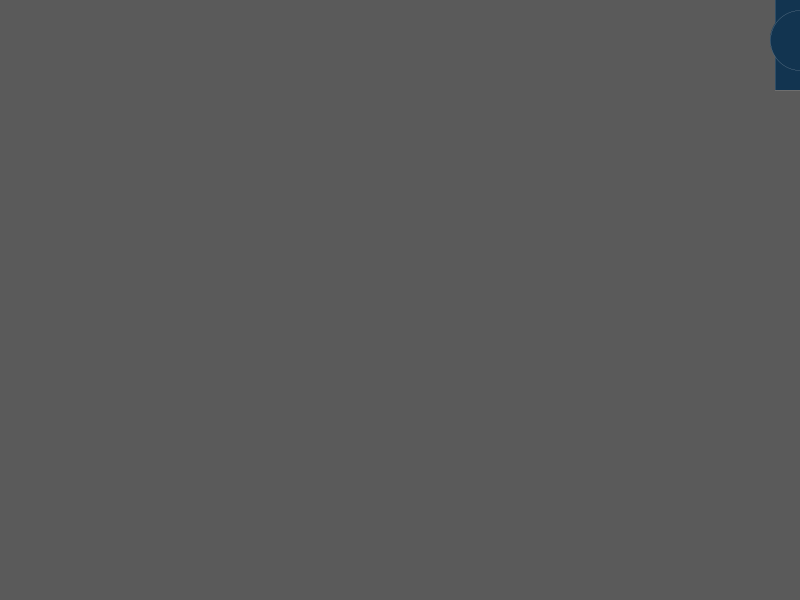
Frame 1 (no input)
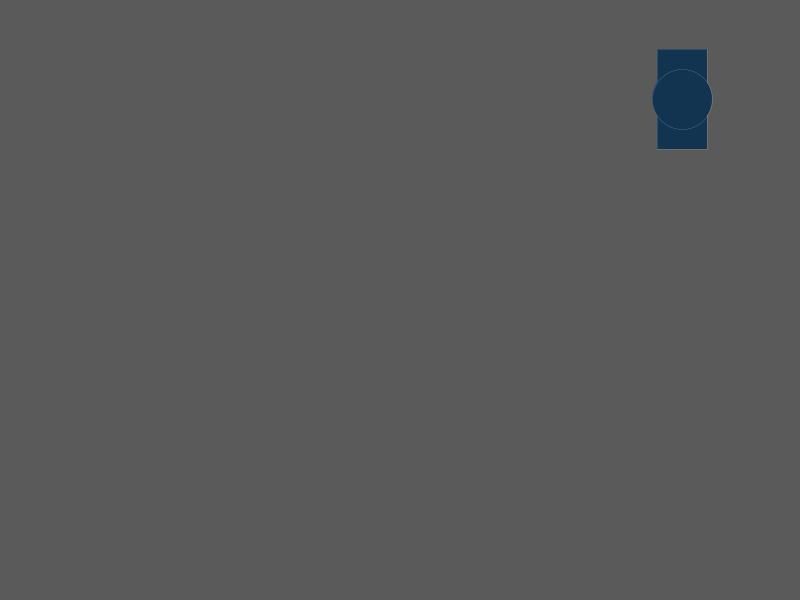
Frame 60 (the mouse pressed at the canvas centre just before this capture)
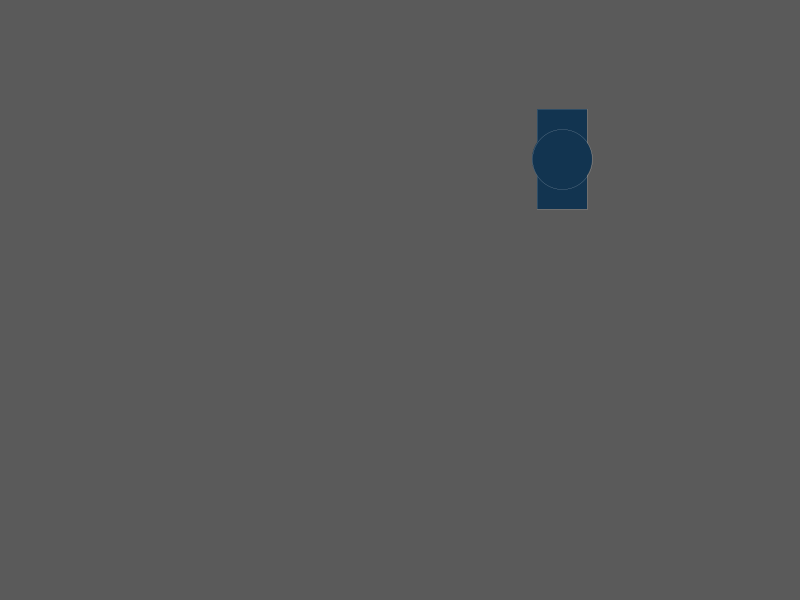
Frame 120 (the mouse held since frame 60 and released just before this capture)

The Processing sketch that drew these frames (run headless with seeded random() and noise(); from frame 60 on, the mouse is pressed at the canvas centre):

// Processing sketch: progEx3
// ── progEx3.pde
float xPos;
float yPos;

void setup() {
  size(800,600);
  xPos = 800;
  yPos = 40;
}

void draw() {
  background(90);
  displayThing(xPos, yPos);
  xPos += -2;
  yPos += 1;
}

void displayThing(float x, float y) {
  push();
  translate(x, y);
  rectMode(CENTER);
  fill(#123450);
  strokeWeight(0);
  stroke(255);
  rect(0, 0, 50, 100);
  ellipse(0, 0, 60, 60);
  pop();
}
